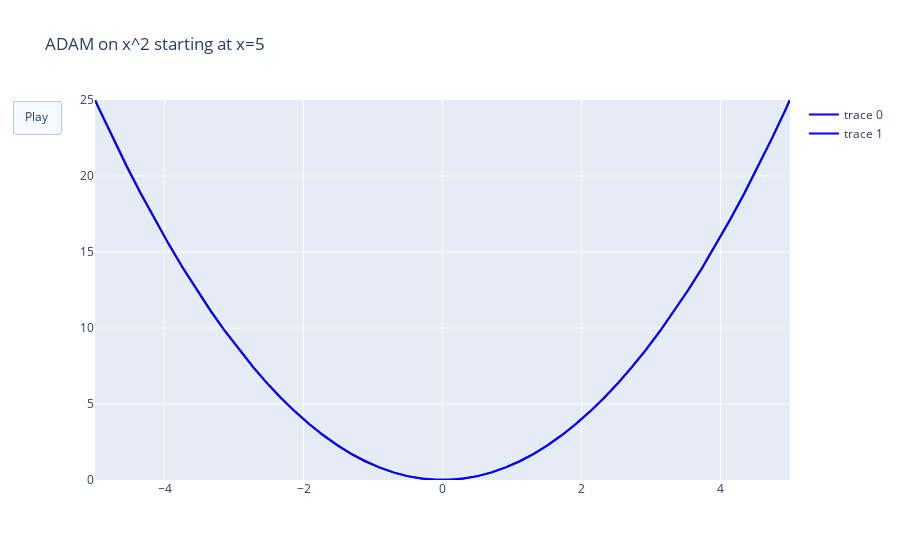

The notebook cell saved with this chart:
### Code cell
# ADAM Sanity check on x^2

objective_function = lambda x: x**2
optimizer = ADAM(step_size=1, weights=np.array([1]))
result, history = optimizer.minimize(np.array([5]), objective_function)

x = np.linspace(-10,10,100)
y = [objective_function(a) for a in x]

# Create figure
fig = go.Figure(
    data=[go.Scatter(x=x, y=y,
                     mode="lines",
                     line=dict(width=2, color="blue")),
          go.Scatter(x=x, y=y,
                     mode="lines",
                     line=dict(width=2, color="blue"))],
    layout=go.Layout(
        xaxis=dict(range=[-5,5], autorange=False, zeroline=False),
        yaxis=dict(range=[0, 25], autorange=False, zeroline=False),
        title_text="ADAM on x^2 starting at x=5", hovermode="closest",
        updatemenus=[dict(type="buttons",
                          buttons=[dict(label="Play",
                                        method="animate",
                                        args=[None])])]),
    frames=[go.Frame(
        data=[go.Scatter(
            x=[step[0]],
            y=[objective_function(step)[0]],
            mode="markers",
            marker=dict(color="red", size=10))])
        for step in history]
)

fig.show()
